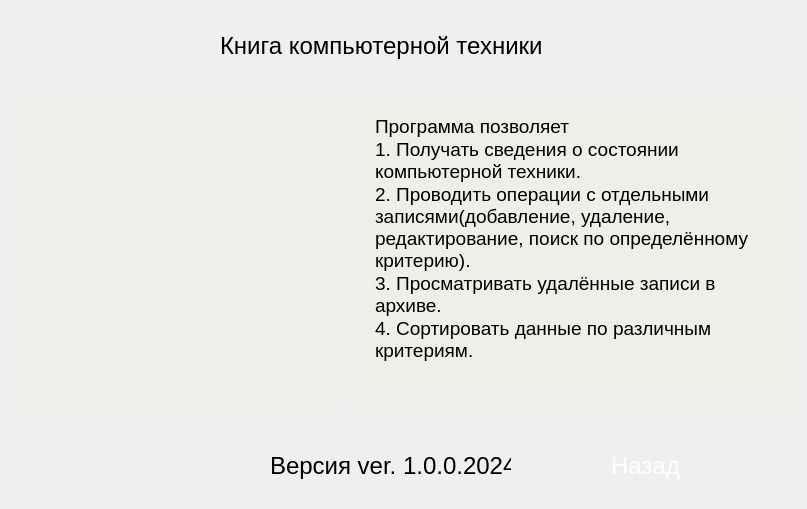
<?xml version="1.0" encoding="UTF-8"?>
<ui version="4.0">
 <class>wndw_about_program</class>
 <widget class="QDialog" name="wndw_about_program">
  <property name="geometry">
   <rect>
    <x>0</x>
    <y>0</y>
    <width>807</width>
    <height>509</height>
   </rect>
  </property>
  <property name="windowTitle">
   <string>Dialog</string>
  </property>
  <property name="styleSheet">
   <string notr="true">background-color: qlineargradient(
        spread:pad, x1:0, y1:0, x2:1, y2:1, 
        stop:0 rgba(139,0,255, 20), 
        stop:1 rgba(115,102,189, 40));</string>
  </property>
  <widget class="QFrame" name="frame">
   <property name="geometry">
    <rect>
     <x>20</x>
     <y>90</y>
     <width>321</width>
     <height>321</height>
    </rect>
   </property>
   <property name="styleSheet">
    <string notr="true">background-color: rgba(254,254,34, 5)</string>
   </property>
   <property name="frameShape">
    <enum>QFrame::Shape::StyledPanel</enum>
   </property>
   <property name="frameShadow">
    <enum>QFrame::Shadow::Raised</enum>
   </property>
   <widget class="QLabel" name="lbl_gif">
    <property name="geometry">
     <rect>
      <x>10</x>
      <y>10</y>
      <width>300</width>
      <height>300</height>
     </rect>
    </property>
    <property name="maximumSize">
     <size>
      <width>640</width>
      <height>640</height>
     </size>
    </property>
    <property name="styleSheet">
     <string notr="true">border: none;
background-color: none;</string>
    </property>
    <property name="text">
     <string/>
    </property>
   </widget>
  </widget>
  <widget class="QLabel" name="label_2">
   <property name="geometry">
    <rect>
     <x>220</x>
     <y>30</y>
     <width>331</width>
     <height>31</height>
    </rect>
   </property>
   <property name="font">
    <font>
     <pointsize>18</pointsize>
    </font>
   </property>
   <property name="styleSheet">
    <string notr="true">background-color: none;
border: none;</string>
   </property>
   <property name="text">
    <string>Книга компьютерной техники</string>
   </property>
  </widget>
  <widget class="QFrame" name="frame_2">
   <property name="geometry">
    <rect>
     <x>350</x>
     <y>90</y>
     <width>451</width>
     <height>321</height>
    </rect>
   </property>
   <property name="styleSheet">
    <string notr="true">background-color: rgba(254,254,34, 5)</string>
   </property>
   <property name="frameShape">
    <enum>QFrame::Shape::StyledPanel</enum>
   </property>
   <property name="frameShadow">
    <enum>QFrame::Shadow::Raised</enum>
   </property>
   <widget class="QTextEdit" name="textEdit">
    <property name="geometry">
     <rect>
      <x>20</x>
      <y>20</y>
      <width>411</width>
      <height>281</height>
     </rect>
    </property>
    <property name="font">
     <font>
      <pointsize>16</pointsize>
     </font>
    </property>
    <property name="readOnly">
     <bool>true</bool>
    </property>
    <property name="html">
     <string>&lt;!DOCTYPE HTML PUBLIC &quot;-//W3C//DTD HTML 4.0//EN&quot; &quot;http://www.w3.org/TR/REC-html40/strict.dtd&quot;&gt;
&lt;html&gt;&lt;head&gt;&lt;meta name=&quot;qrichtext&quot; content=&quot;1&quot; /&gt;&lt;meta charset=&quot;utf-8&quot; /&gt;&lt;style type=&quot;text/css&quot;&gt;
p, li { white-space: pre-wrap; }
hr { height: 1px; border-width: 0; }
li.unchecked::marker { content: &quot;\2610&quot;; }
li.checked::marker { content: &quot;\2612&quot;; }
&lt;/style&gt;&lt;/head&gt;&lt;body style=&quot; font-family:'Segoe UI'; font-size:16pt; font-weight:400; font-style:normal;&quot;&gt;
&lt;p style=&quot; margin-top:0px; margin-bottom:0px; margin-left:0px; margin-right:0px; -qt-block-indent:0; text-indent:0px;&quot;&gt;&lt;span style=&quot; font-size:14pt;&quot;&gt;Программа позволяет&lt;/span&gt;&lt;/p&gt;
&lt;p style=&quot; margin-top:0px; margin-bottom:0px; margin-left:0px; margin-right:0px; -qt-block-indent:0; text-indent:0px;&quot;&gt;&lt;span style=&quot; font-size:14pt;&quot;&gt;1. Получать сведения о состоянии компьютерной техники.&lt;/span&gt;&lt;/p&gt;
&lt;p style=&quot; margin-top:0px; margin-bottom:0px; margin-left:0px; margin-right:0px; -qt-block-indent:0; text-indent:0px;&quot;&gt;&lt;span style=&quot; font-size:14pt;&quot;&gt;2. Проводить операции с отдельными записями(добавление, удаление, редактирование, поиск по определённому критерию).&lt;/span&gt;&lt;/p&gt;
&lt;p style=&quot; margin-top:0px; margin-bottom:0px; margin-left:0px; margin-right:0px; -qt-block-indent:0; text-indent:0px;&quot;&gt;&lt;span style=&quot; font-size:14pt;&quot;&gt;3. Просматривать удалённые записи в архиве.&lt;/span&gt;&lt;/p&gt;
&lt;p style=&quot; margin-top:0px; margin-bottom:0px; margin-left:0px; margin-right:0px; -qt-block-indent:0; text-indent:0px;&quot;&gt;&lt;span style=&quot; font-size:14pt;&quot;&gt;4. Сортировать данные по различным критериям.&lt;/span&gt;&lt;/p&gt;&lt;/body&gt;&lt;/html&gt;</string>
    </property>
   </widget>
  </widget>
  <widget class="QLabel" name="label">
   <property name="geometry">
    <rect>
     <x>270</x>
     <y>450</y>
     <width>241</width>
     <height>31</height>
    </rect>
   </property>
   <property name="font">
    <font>
     <pointsize>18</pointsize>
    </font>
   </property>
   <property name="styleSheet">
    <string notr="true">border: none;
background-color: none;</string>
   </property>
   <property name="text">
    <string>Версия ver. 1.0.0.2024</string>
   </property>
  </widget>
  <widget class="QPushButton" name="pb_back">
   <property name="geometry">
    <rect>
     <x>550</x>
     <y>440</y>
     <width>191</width>
     <height>51</height>
    </rect>
   </property>
   <property name="font">
    <font>
     <pointsize>18</pointsize>
    </font>
   </property>
   <property name="styleSheet">
    <string notr="true">QPushButton {
color: white;
backgroung-color: rgba(254,254,34, 30);
border: 1px solid rgba(254,254,34, 20);
border-radius: 7px;
}

QPushButton:hover {
background-color: rgba(254,254,34, 40);
}

QPushButton:pressed {
background-color: rgba(254,254,34, 70);
}</string>
   </property>
   <property name="text">
    <string>Назад</string>
   </property>
  </widget>
 </widget>
 <resources/>
 <connections/>
</ui>
